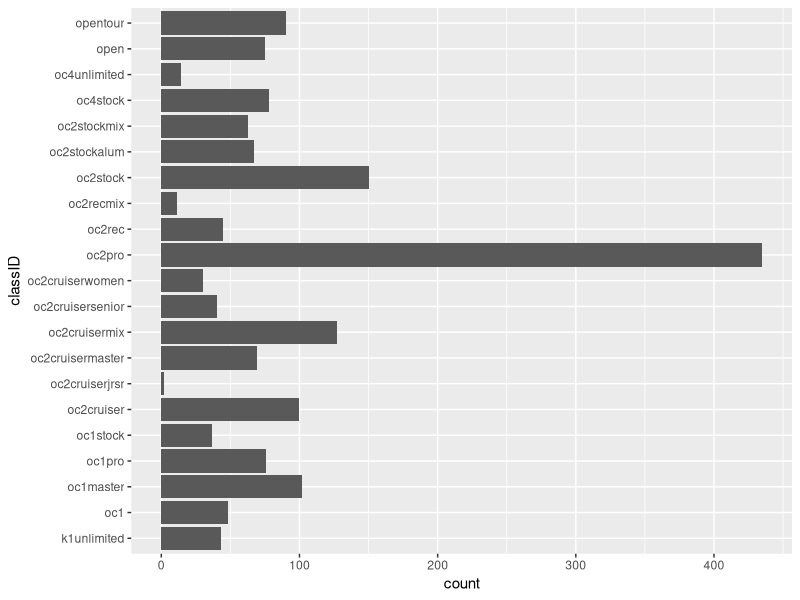
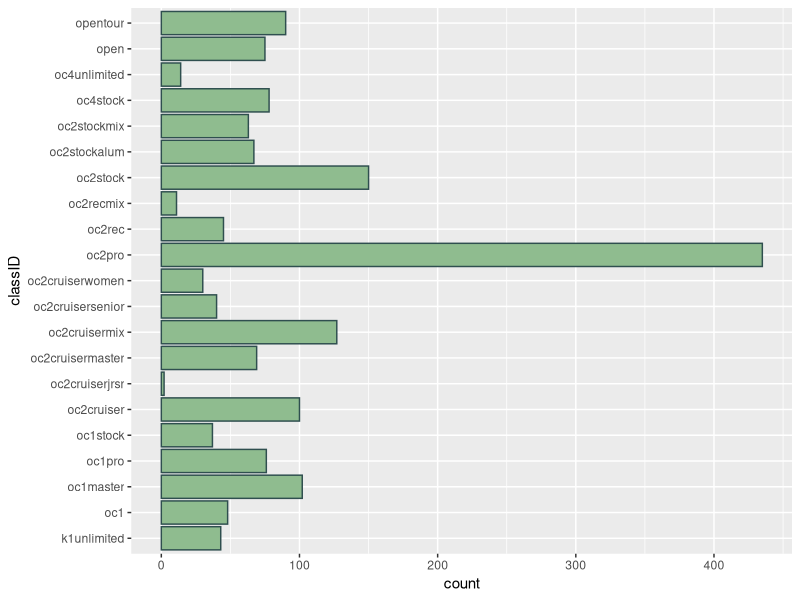
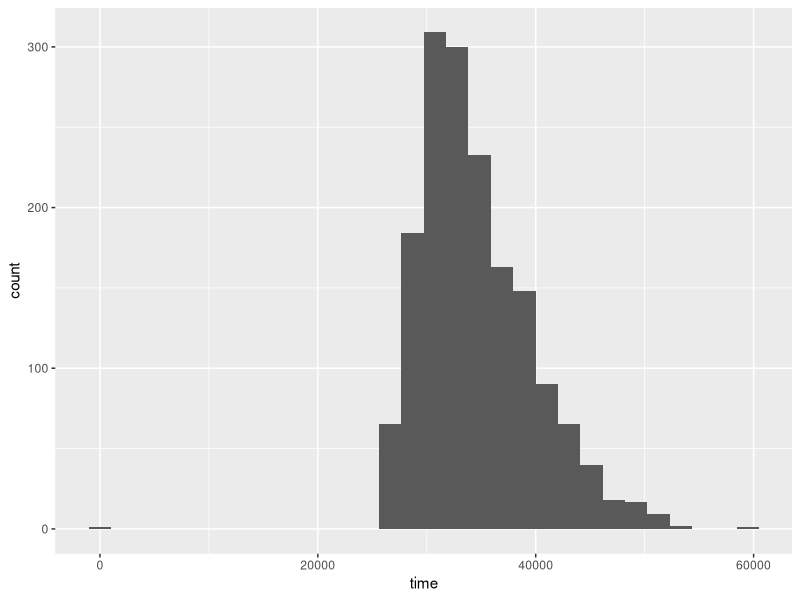
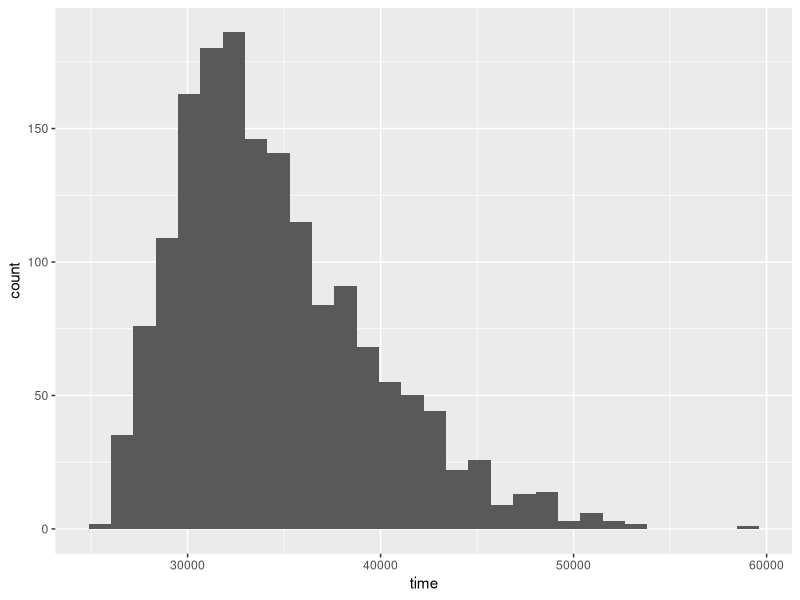
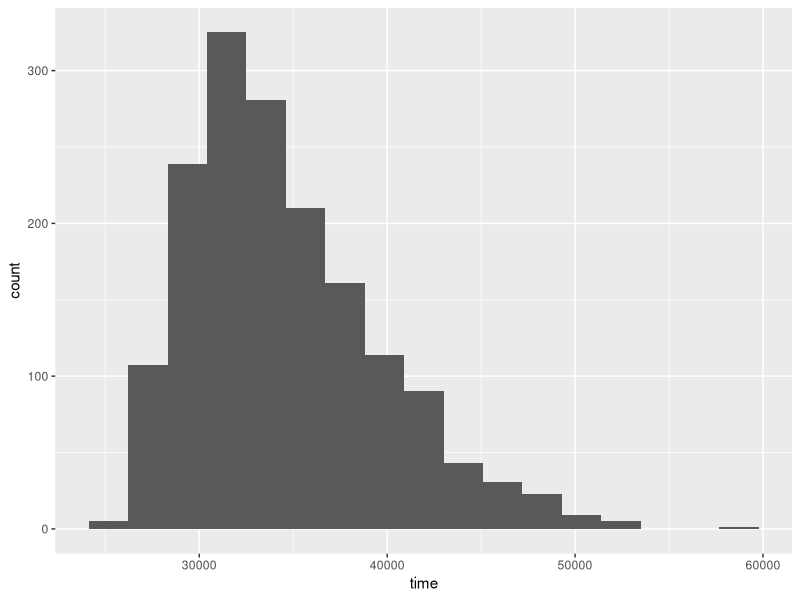
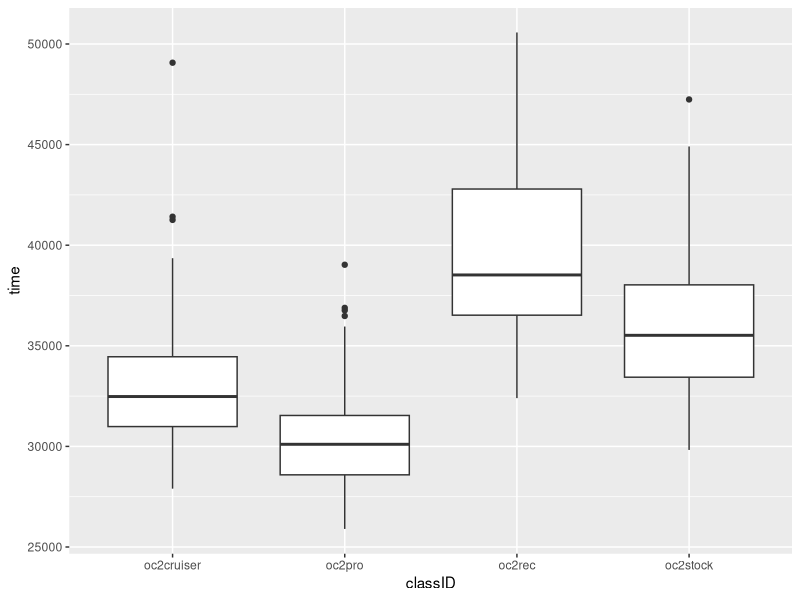

R code for these plots, in order:
## ---- chunk 1
library(tidyverse)
library(dplyr)
library(ggplot2)

clinton_full <- read_csv("full_clinton.csv")
## ---- chunk 2
clinton_full <- clinton_full |> select(displayName, bib, everything())
## ---- chunk 3
clinton_full <- clinton_full |> group_by(year, bib) |> slice(1)
## ---- chunk 4
ggplot(clinton_full, aes(y = classID)) +
  geom_bar()
## ---- chunk 5
ggplot(clinton_full, aes(y = classID)) +
  geom_bar(colour = "darkslategrey", fill = "darkseagreen")
## ---- chunk 6
clinton_full <- clinton_full |> filter(is.na(status))
## ---- chunk 7
ggplot(clinton_full, aes(x = time)) +
  geom_histogram()
## ---- chunk 8
clinton <- clinton_full |> filter(time != 0) ## or
## clinton <- clinton_full |> filter(!(year == 2019 & bib == "D3"))
## clinton <- clinton_full |> slice(-910)

## remake the histogram
ggplot(clinton, aes(x = time)) +
  geom_histogram()
## ---- chunk 9
ggplot(clinton, aes(x = time)) +
  geom_histogram(bins = 17)
## ---- chunk 10
clinton_class <- clinton_full |> filter(classID %in% c("oc2pro", "oc2rec", "oc2stock", "oc2cruiser"))
## ---- chunk 11
ggplot(clinton_class, aes(x = classID, y = time, group = classID)) +
  geom_boxplot()
